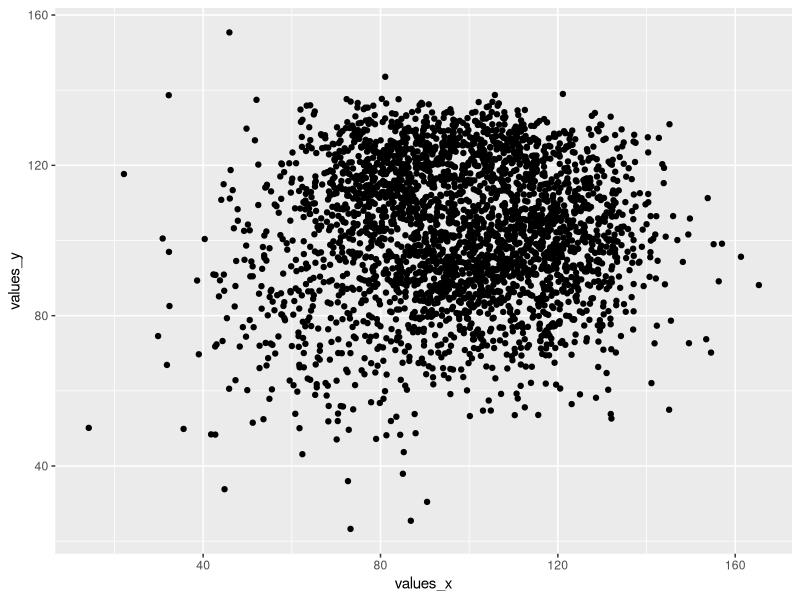
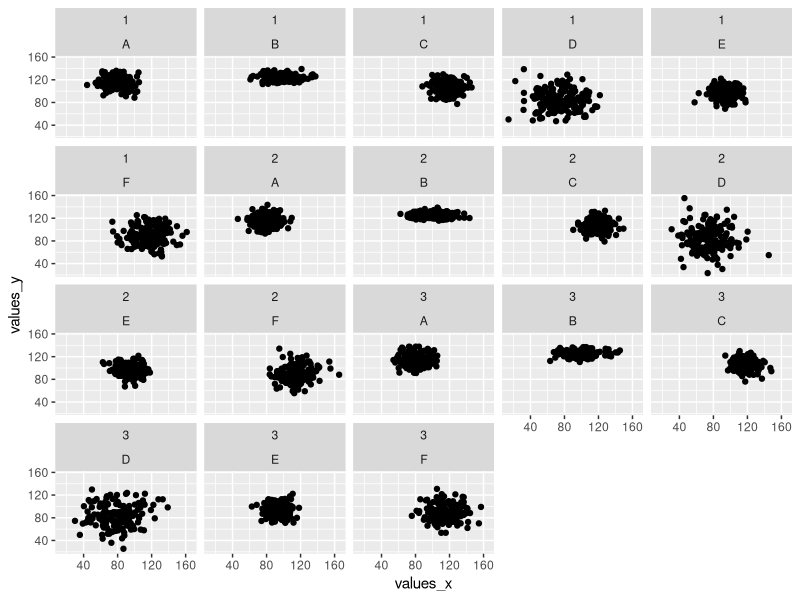
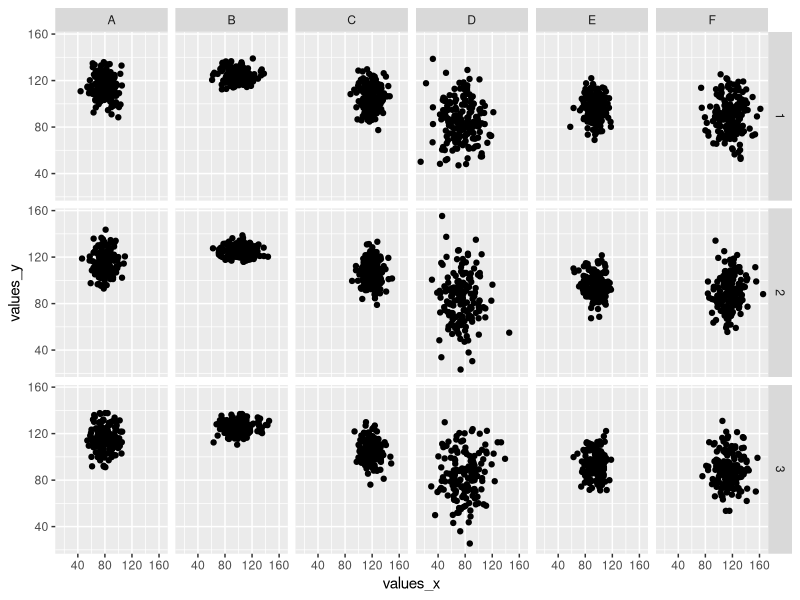

Write R code to recreate these figures, in order.
## ---- chunk 1
knitr::opts_chunk$set(echo = TRUE, fig.align='center')

# title: About faceting
# author: jonathan
# revised: 28/2/2020 

WEB <- c("https://bioceed.uib.no/dropfolder/bioSTATS/Rmd/Basic/Visualizing/Faceted/about-faceting.html")
GIT <- c("https://github.com/jonathansoule/biostats/blob/master/Visualizing/Faceted/about-faceting.Rmd")
library(ggplot2)

## ---- chunk 2
# predictor variables
group <- c(rep("A", 500), rep("B", 500), rep("C", 500), rep("D", 500), rep("E", 500), rep("F", 500))
category <- as.factor(floor(runif(3000, min=1, max=4)))

# response variables
values_x <- c(rnorm(500, mean=80, sd=10), rnorm(500, mean=100, sd=15), rnorm(500, mean=120, sd=10), rnorm(500, mean=75, sd=20), rnorm(500, mean=95, sd=10), rnorm(500, mean=115, sd=15))
values_y <- c(rnorm(500, mean=115, sd=10), rnorm(500, mean=125, sd=5), rnorm(500, mean=105, sd=10), rnorm(500, mean=85, sd=20), rnorm(500, mean=95, sd=10), rnorm(500, mean=90, sd=15))

# dataframe
df <- data.frame(group, category, values_x, values_y)
## ---- chunk 3
baseplot <- ggplot(df, aes(values_x, values_y)) +
  geom_point()
baseplot
## ---- chunk 4
baseplot +
  facet_wrap(category~group)
## ---- chunk 5
baseplot +
  facet_grid(category~group)
